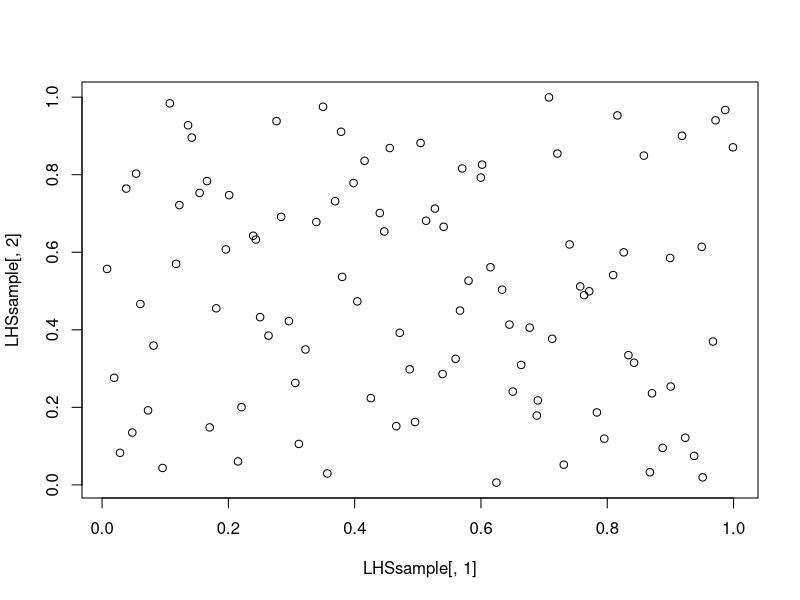
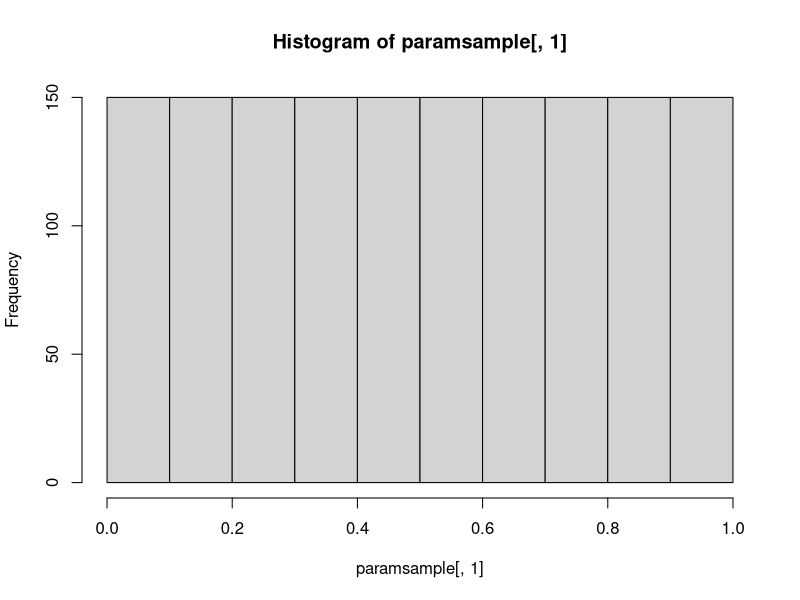
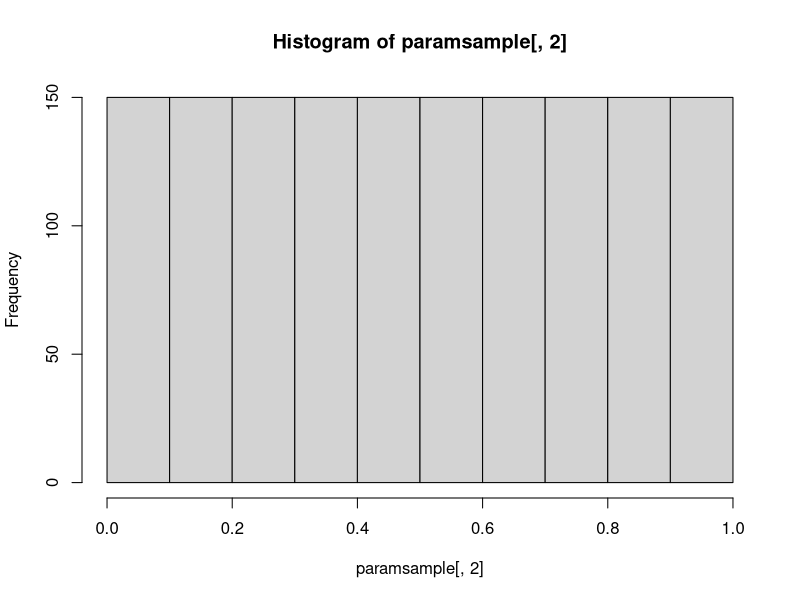
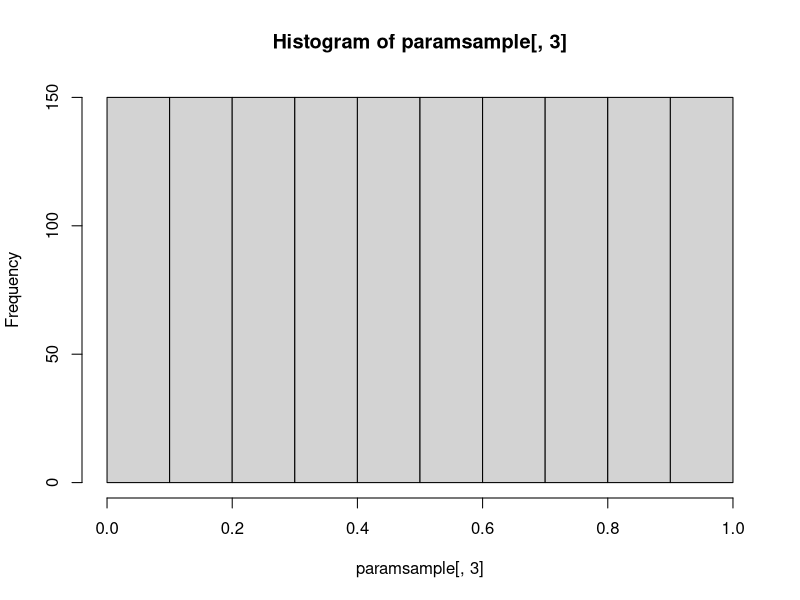
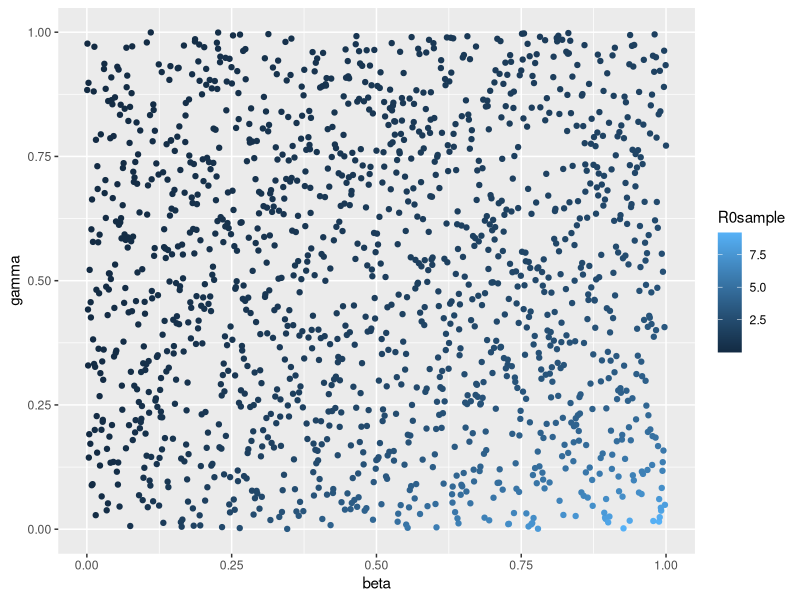
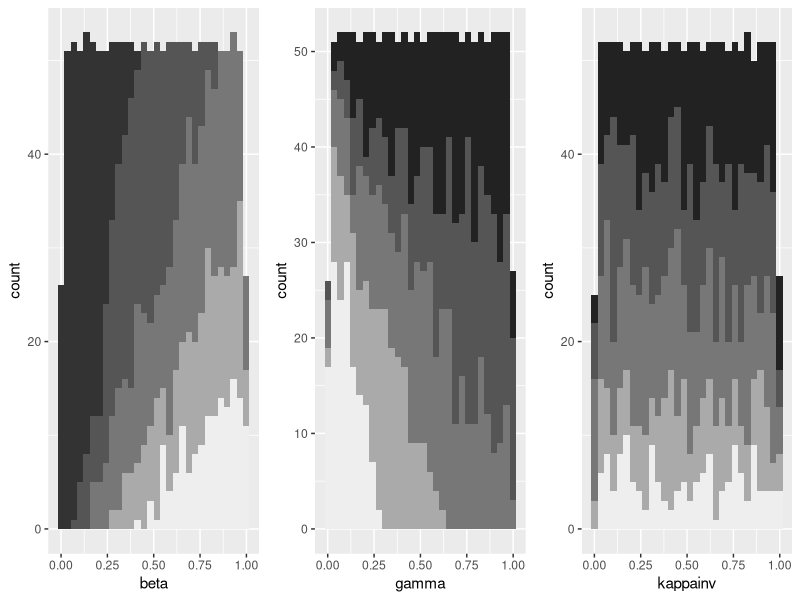
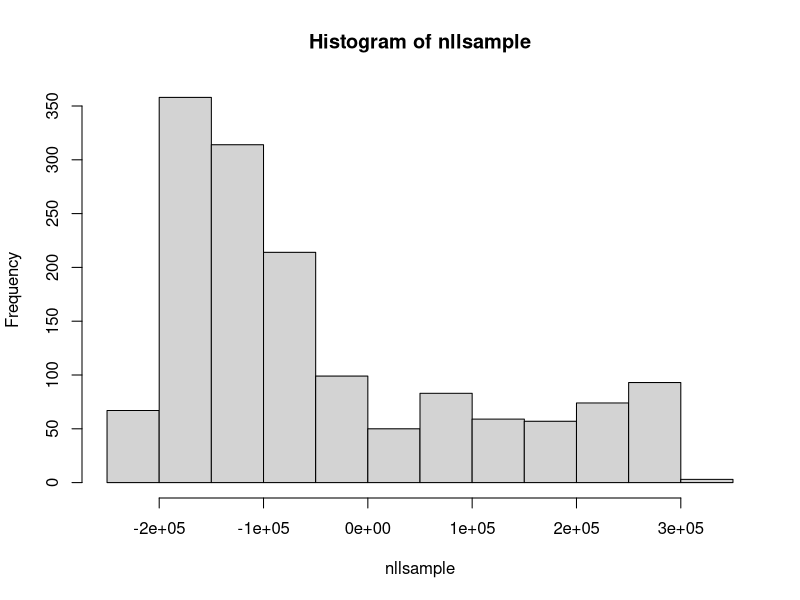
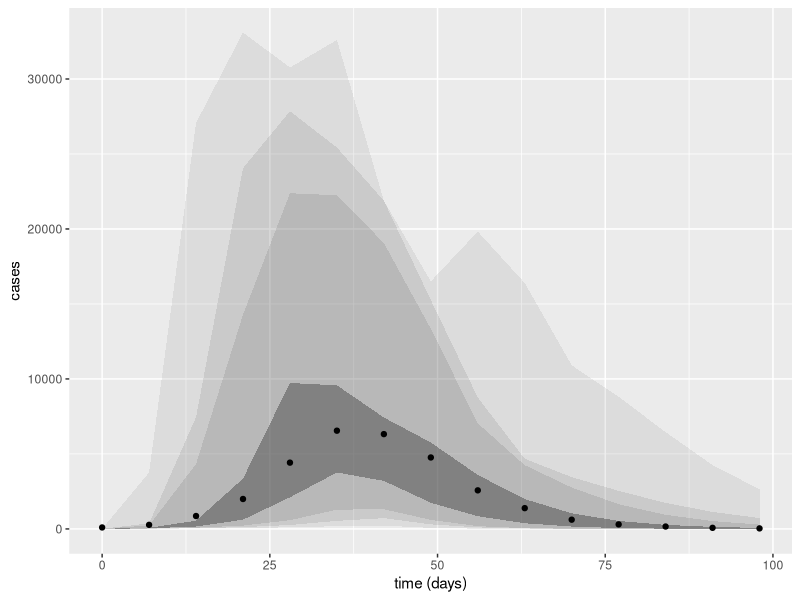

Recreate these plots in R, in order.
## ---- chunk 1
knitr::opts_chunk$set(echo = TRUE)
## ---- chunk 2
library(lhs)
library(deSolve)
library(ggplot2)
library(gridExtra)
## ---- chunk 3
set.seed(8)
LHSsample = randomLHS(100,2)
plot(LHSsample[,1],LHSsample[,2])
## ---- chunk 4
# Data set
times = c(0, 7, 14, 21, 28, 35, 42, 49, 56, 63, 70, 77, 84, 91, 98)
data = c(97, 271, 860, 1995, 4419, 6549, 6321, 4763, 2571, 1385, 615, 302, 159, 72, 34)

# Model function
SIRode <- function(t, x, params){
  S = x[1]
  I = x[2]
  R = x[3]
  
  b = params[1]
  g = params[2]
  
  dS = -b*S*I
  dI = b*S*I - g*I
  dR = g*I
  
  list(c(dS, dI, dR))
}

# Extra model setup - default parameters, initial conditions, measurement equation
params = c('beta'=0.4,'gamma'=0.25, 'kappainv'=1/80000)
x0fun = function(cases,params) {
  x0 = c(1-(10*params[3]), 10*params[3], 0) # suppose we start with 10 cases
  names(x0) = c('S0','I0','R0')
  x0}
yfun = function(odeSim, params){odeSim[,3]/params[3]} 
## ---- chunk 5
numsamples = 1500
paramsample = randomLHS(numsamples,length(params))
## ---- chunk 6
hist(paramsample[,1])
hist(paramsample[,2])
hist(paramsample[,3])
## ---- chunk 7
# these are containers that we'll fill in
ysample = matrix(NA,length(times),numsamples)
nllsample = numeric(numsamples)
R0sample = numeric(numsamples)

# set upper and lower bounds for the parameters - order is beta, gamma, kappainv
paramlower = c(0,0.1,1/100000)
paramupper = c(1,0.5,1/10000)

# calculate each quantity for each sampled parameter set
for(i in 1:numsamples){
  # We need to re-scale the parameters to be in the upper and lower bounds above
  ptemp = paramlower + paramupper*paramsample[i,]
  
  xtemp <- ode(x0fun(cases,ptemp), times, SIRode, ptemp, method='ode45')
  ysample[,i] = yfun(xtemp,ptemp)
  
  nllsample[i] =  sum(yfun(xtemp,ptemp)) - sum(data*log(yfun(xtemp,ptemp)))
  
  R0sample[i] = ptemp[1]/ptemp[2] #R0 = beta/gamma
}
## ---- chunk 8
ggplot(cbind.data.frame(paramsample,nllsample), aes(x = paramsample[,1],y = paramsample[,2],color = R0sample)) + geom_point() + labs(x="beta", y="gamma")
## ---- chunk 9
R0quantiles = quantile(R0sample, probs=c(0.25,0.5,0.75,0.9), na.rm=TRUE)

# colors for plotting
pcolors = c("#555555","#777777","#AAAAAA","#EEEEEE")
## ---- chunk 10
# Generate the basic histogram for each parameter, over all samples
betaR0plot = ggplot(as.data.frame(paramsample), aes(paramsample[,1])) + 
    geom_histogram(fill="#333333") + 
    labs(x="beta")

gammaR0plot = ggplot(as.data.frame(paramsample), aes(paramsample[,2])) + 
    geom_histogram(fill="#222222") + 
    labs(x="gamma")

kR0plot = ggplot(as.data.frame(paramsample), aes(paramsample[,3])) + 
    geom_histogram(fill="#222222") + 
    labs(x="kappainv")

# Loop over each quantile and add it to the plot
for(i in 1:4){
  pR0temp = paramsample[which(R0sample >= R0quantiles[i]),] #pull just that quantile
  
  # add it to the plots
  betaR0plot = betaR0plot + geom_histogram(data = as.data.frame(pR0temp),aes(V1),fill = pcolors[i])
  gammaR0plot = gammaR0plot + geom_histogram(data = as.data.frame(pR0temp),aes(V2),fill = pcolors[i])
  kR0plot = kR0plot + geom_histogram(data = as.data.frame(pR0temp),aes(V3),fill = pcolors[i])
}

# print the plot
grid.arrange(betaR0plot, gammaR0plot, kR0plot, ncol=3)
## ---- chunk 11
hist(nllsample)
## ---- chunk 12
# quantiles of the -LL that we'll look at (best 25%, 10%, 5%, 1%)
quantiles = quantile(nllsample, probs=c(0.25,0.1,0.05,0.01), na.rm=TRUE)

ycolors = c("#88888826","#66666626","#55555526","#44444477")

yplot = ggplot(cbind.data.frame(times,data),aes(x=times,y=data))

for(i in 1:4){
  ytemp = ysample[,which(nllsample <= quantiles[i])]
  tempdata = cbind.data.frame('ytemp.min' = apply(ytemp, 1, min), 'ytemp.max' = apply(ytemp, 1, max))
  
  yplot = yplot + geom_ribbon(data = tempdata, aes(min=ytemp.min, max=ytemp.max), fill = ycolors[i])
}

yplot = yplot + geom_point(color = rgb(0,0,0)) + labs(x="time (days)", y="cases")
print(yplot)
